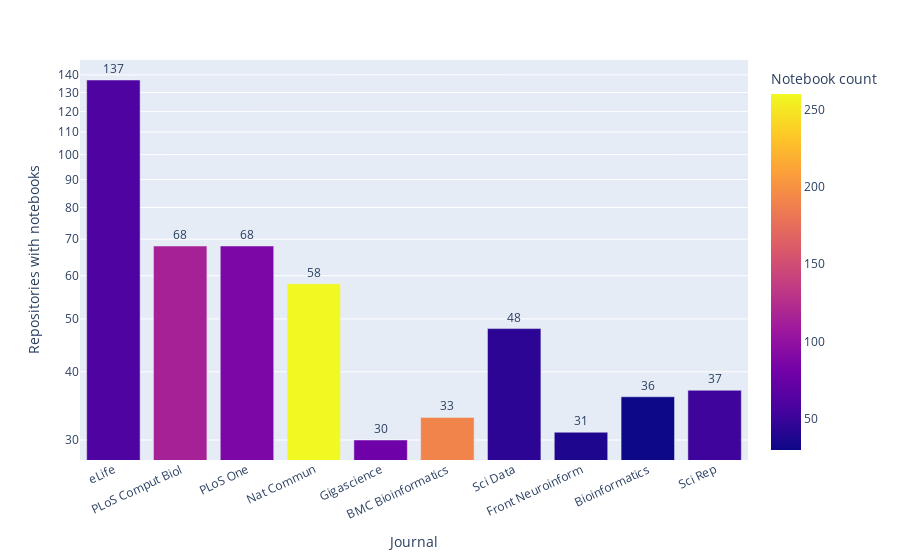

Write notebook code for a chart like this one.
### Code cell
fig = px.bar(repositories_journal_df.head(10), x='journal_abbrev', y='repositories_with_notebooks_count', color='max_notebooks_count',
             labels=dict(journal_abbrev="Journal", repositories_count="Total repositories", repositories_with_notebooks_count="Repositories with notebooks", 
                         min_notebooks_count="Min notebook count", max_notebooks_count="Notebook count"),
        hover_data=['repositories_count', 'min_notebooks_count'], 
)
filename = 'repositories_notebooks_journals'
fig = style_bar_chart(fig, filename)
fig.show()

### Figure 1 — Plotly figure (JSON) as saved in the notebook; plotly's stock layout.template omitted (floating-point values rounded to 4 significant figures)
{"data": [{"alignmentgroup": "True", "customdata": [[202, 0], [130, 0], [127, 0], [120, 0], [102, 0], [94, 0], [87, 0], [84, 0], [68, 0], [56, 0]], "hovertemplate": "Journal=%{x}<br>Repositories with notebooks=%{y}<br>Total repositories=%{customdata[0]}<br>Min notebook count=%{customdata[1]}<br>Notebook count=%{marker.color}<extra></extra>", "legendgroup": "", "marker": {"color": [61, 115, 87, 260, 79, 191, 44, 38, 30, 52], "coloraxis": "coloraxis", "pattern": {"shape": ""}}, "name": "", "offsetgroup": "", "orientation": "v", "showlegend": false, "textposition": "outside", "texttemplate": "%{y:s}", "type": "bar", "x": ["eLife", "PLoS Comput Biol", "PLoS One", "Nat Commun", "Gigascience", "BMC Bioinformatics", "Sci Data", "Front Neuroinform", "Bioinformatics", "Sci Rep"], "xaxis": "x", "y": [137, 68, 68, 58, 30, 33, 48, 31, 36, 37], "yaxis": "y"}], "layout": {"autosize": true, "barmode": "relative", "coloraxis": {"colorbar": {"title": {"text": "Notebook count"}}, "colorscale": [[0, "#0d0887"], [0.1111, "#46039f"], [0.2222, "#7201a8"], [0.3333, "#9c179e"], [0.4444, "#bd3786"], [0.5556, "#d8576b"], [0.6667, "#ed7953"], [0.7778, "#fb9f3a"], [0.8889, "#fdca26"], [1, "#f0f921"]]}, "legend": {"tracegroupgap": 0}, "margin": {"t": 60}, "uniformtext": {"minsize": 8, "mode": "hide"}, "xaxis": {"anchor": "y", "autorange": true, "domain": [0, 1], "range": [-0.5, 9.5], "tickangle": -25, "title": {"text": "Journal"}, "type": "category"}, "yaxis": {"anchor": "x", "autorange": true, "domain": [0, 1], "range": [1.44, 2.173], "title": {"text": "Repositories with notebooks"}, "type": "log"}}}
